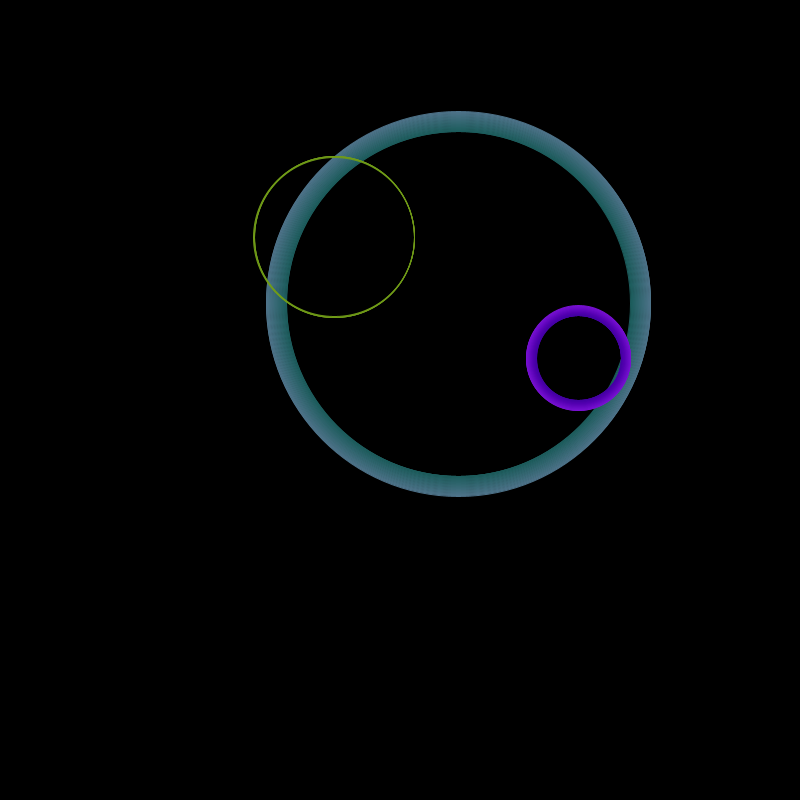
Frame 1 (no input)
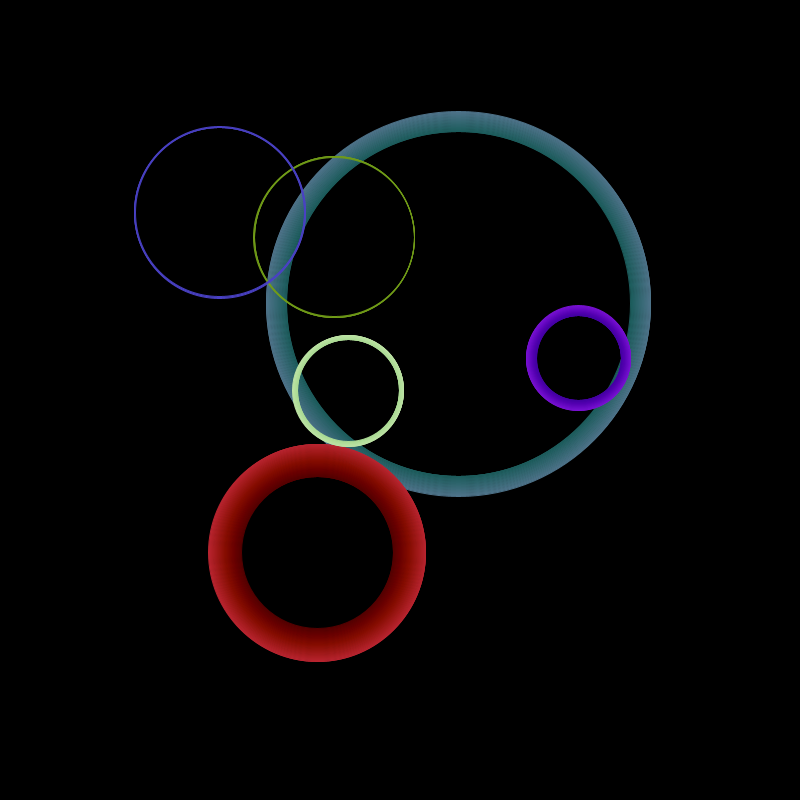
Frame 2 (the mouse pressed at the canvas centre, redrawn once)

The Processing sketch that drew these frames (run headless with seeded random() and noise(); the mouse was pressed at the canvas centre and the sketch redrawn once):

// Processing sketch: sketch_2400_w4_3
// ── sketch_2400_w4_3.pde
//create a function 
//this makes it easy to call our circle drawing instruction in different ways
void setup() {
  size(800, 800);
  background(0);
}

void draw() {
int offset = 200;  
mycircle(random(width/2-offset,width/2+offset),random(height/2-offset,height/2+offset),random(100,400),random(200),random(1));
mycircle(random(width/2-offset,width/2+offset),random(height/2-offset,height/2+offset),random(100,400),random(200),random(1));
mycircle(random(width/2-offset,width/2+offset),random(height/2-offset,height/2+offset),random(100,400),random(200),random(1));

  noLoop();
}

//what do we want to control - we need to define in our function
//position x, position y, size, number of concentric circles, circle step

void mycircle(float x, float y, float size, float cnum, float cstep) {

  float rad = size;

  float r = random(255);
  float g = random(255);
  float b = random(255);

  for (int i = 0; i < cnum; i++) {  
    rad = rad-cstep;

    r-=1.1;
    g-=0.5;
    b-=1;

    stroke(r, g, b);
    noFill();
    ellipse(x, y, rad, rad);
  }
}
